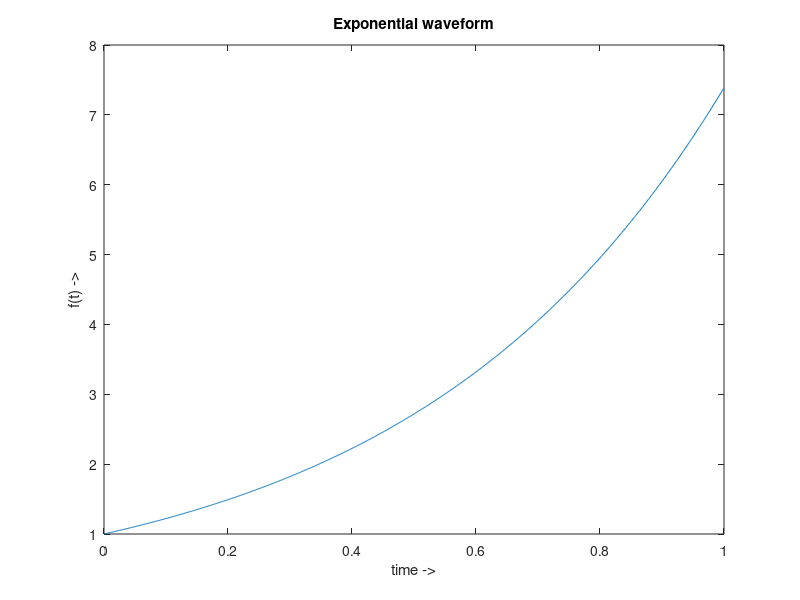

Write MATLAB code to recreate this figure.
clc
clearvars

%define sampling freguency
sf = 1000;
%definr frequency
f = 5;
%define time axis(x-axis)
t = 0:1/sf:1-1/sf;
%generating waveform
y = exp(2*t);
figure(1)
plot(t,y)
title('Exponential waveform')
xlabel('time ->')
ylabel('f(t) ->')